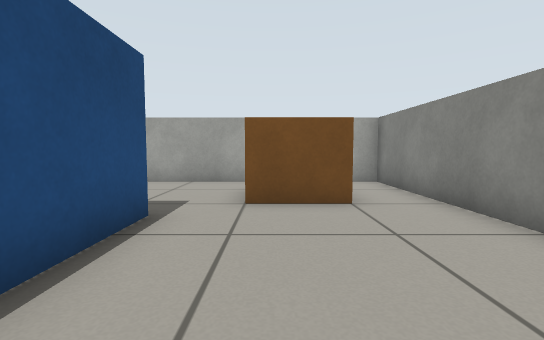
view 1 (above)

17 first-person views from a walk through a world built for the Gazebo simulator. The camera is 0.51 m above the floor, tilts 4° down and sees 85° across. The floor is counted in squares, 0.5 m on a side. Each view is taken from the middle of a square. On the plan, view 1 faces up. The plan holds only what a view shows up to about 12 squares ahead; the rest is blank.

view 2
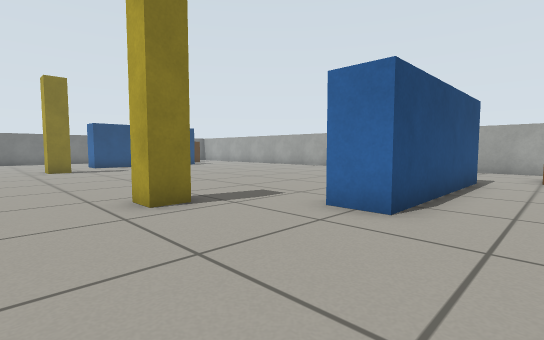

view 3
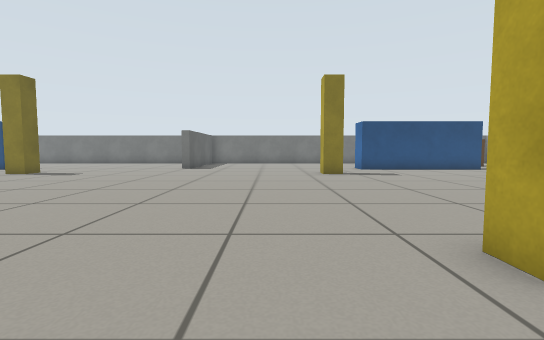

view 4
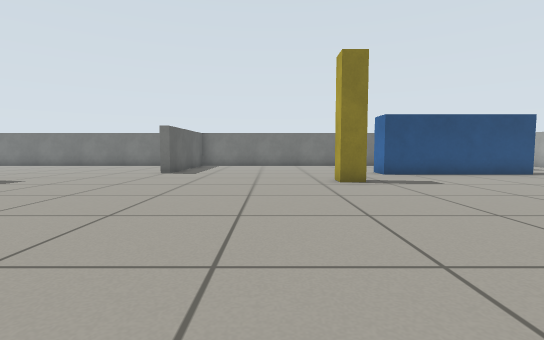

view 5
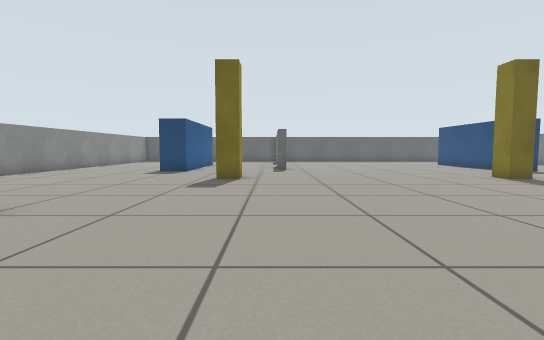

view 6
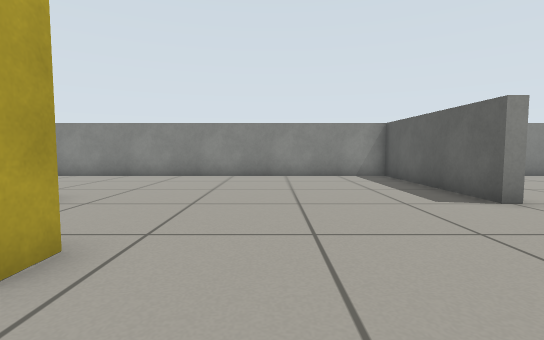

view 7
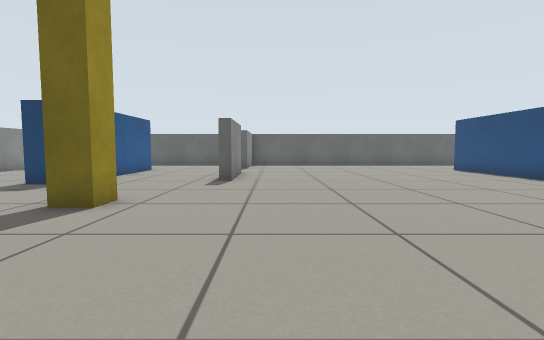

view 8
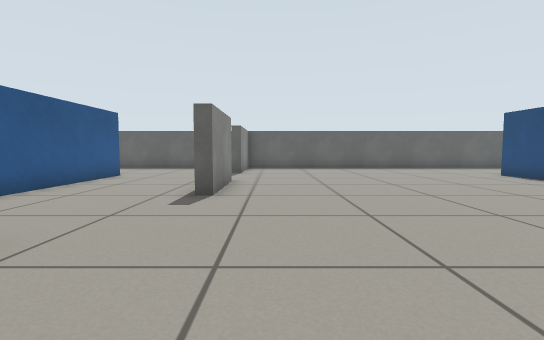

view 9
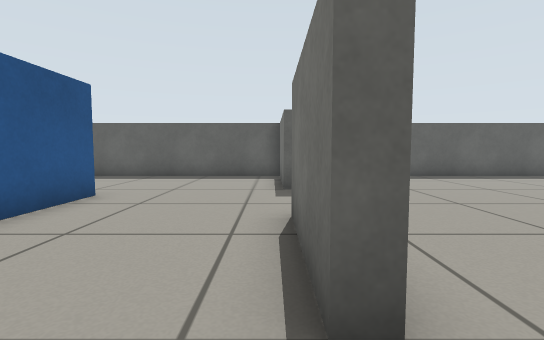

view 10
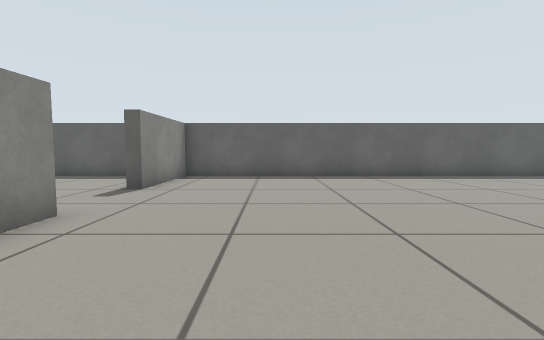

view 11
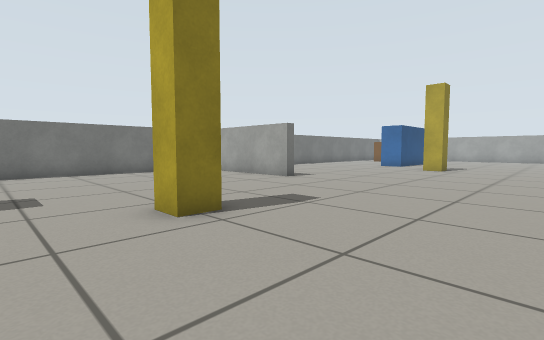

view 12
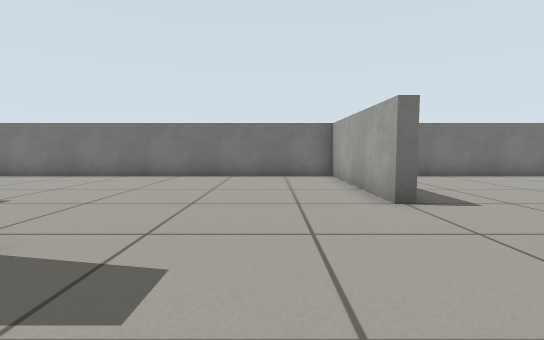

view 13
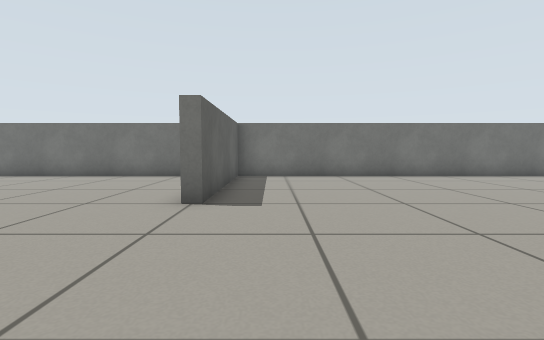

view 14
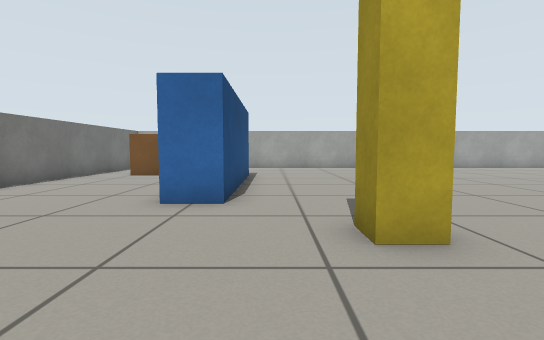

view 15
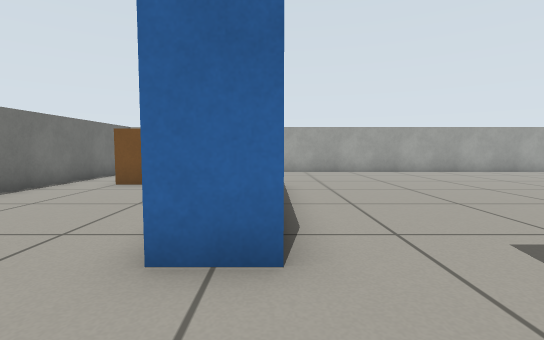

view 16
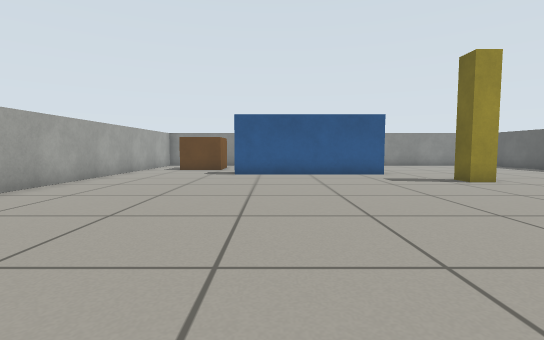

view 17
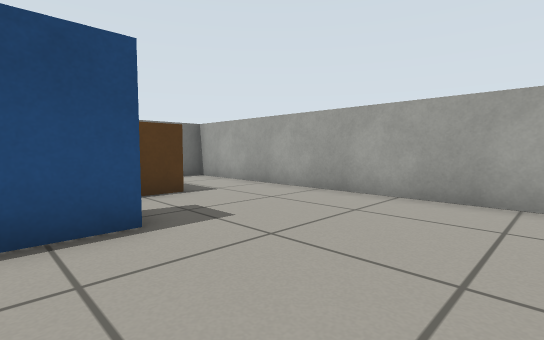

### Floor plan
Points are (right, up) in squares from view 1. A wall is a line through its corners. A room is listed if a view was taken in it or the views show most of it. See-through windows are left out.
Room 1 (views 1, 2, 3, 4, 5, 6, 7, 8, 9, 10, 11, 12, 13, 14, 15, 16, 17)
walls: (-2.5, -10.8) (-2.5, -10.3) (3.3, -10.3) (3.3, 9.3) (2.5, 9.3); (-17.9, -20.6) (-17.9, -25.5); (-2.6, -19.5) (-1.9, -19.5); (-7.7, -23.5) (-7.7, -20.5) (-7.3, -20.5) (-7.3, -23.5); (-17.9, 4.6) (-17.9, -1.5) (-19.1, -1.5); (3.3, -18.1) (3.3, -15.6); (-1.9, 4.6) (-1.9, -1.5) (-3.1, -1.5) (-3.1, 4.5); (-7.3, -26.9) (-7.3, -30); (-3.1, -25.5) (-3.1, -20.4); (-14.2, 9.3) (-24.3, 9.3) (-24.3, -10.3) (-18.5, -10.3) (-18.5, -10.7) (-24.3, -10.7) (-24.3, -23.4); (-7.4, -30.3) (-0.1, -30.3); (-0.6, 9.3) (-8.2, 9.3); (-21.4, -30.3) (-7.7, -30.3) (-7.7, -26.5) (-7.2, -26.5)
objects: brown box (-22, 5) to (-21, 6); yellow post (-16, -17) to (-15, -16); yellow post (-16, -4) to (-15, -3); yellow post (-6, -17) to (-5, -16); yellow post (-6, -4) to (-5, -3); brown box (0, 6) to (1, 7)

Positions as (right, up) in squares from view 1, and headings:
1: (0, 0), facing up
2: (0, -6), facing up-left
3: (-3, -6), facing left
4: (-6, -6), facing left
5: (-7, -6), facing down
6: (-8, -6), facing right
7: (-9, -11), facing down
8: (-9, -14), facing down
9: (-7, -19), facing down
10: (-11, -19), facing down
11: (-11, -19), facing up-left
12: (-13, -13), facing left
13: (-13, -9), facing left
14: (-17, -7), facing up
15: (-18, -4), facing up
16: (-15, 3), facing right
17: (-14, 3), facing up-left
